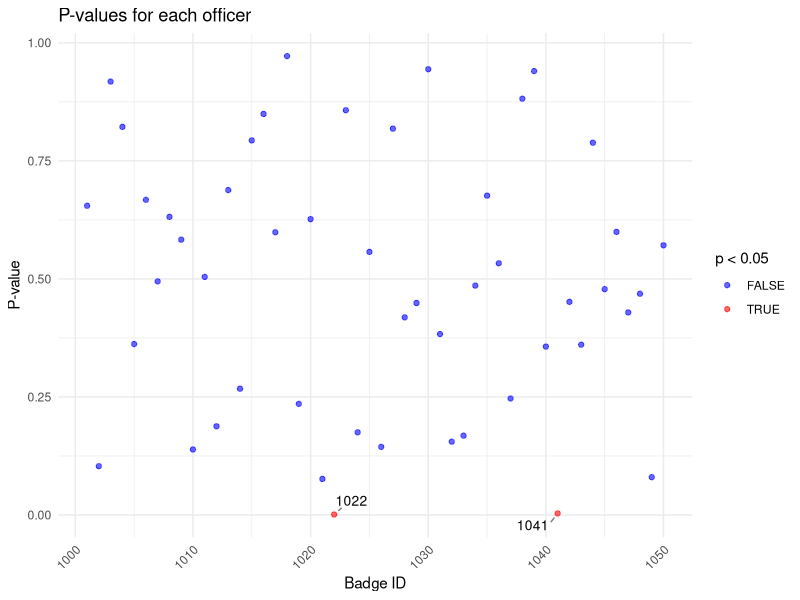
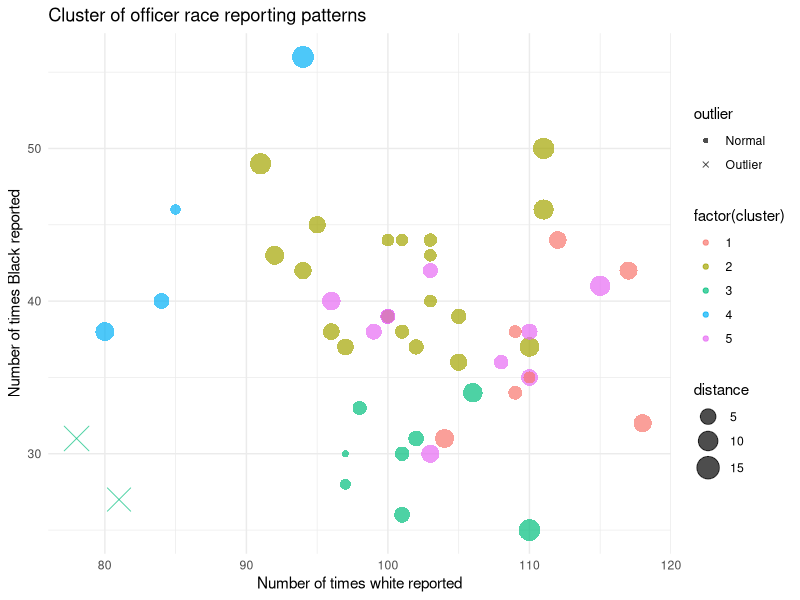
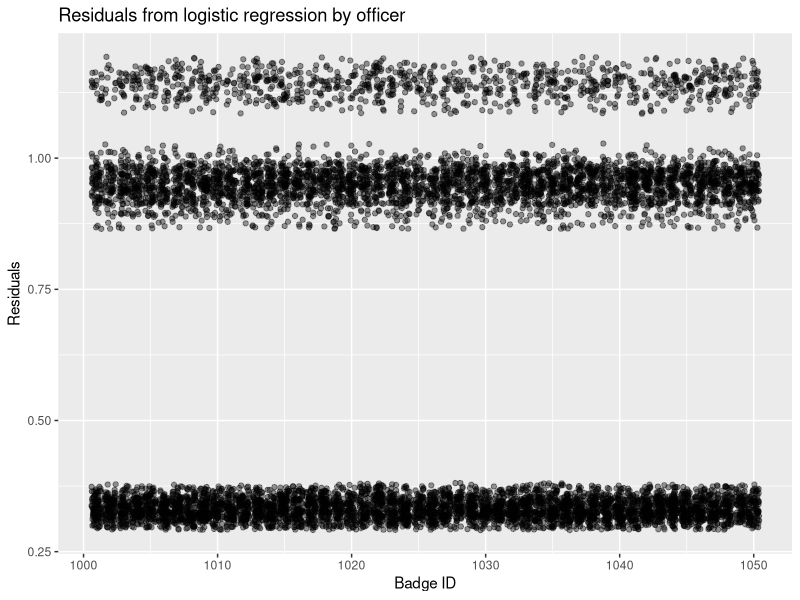

The R script that drew these images, in order:
# load libraries
library(dplyr)
library(ggplot2)
library(caret)
library(cluster)
library(tidyr)
library(reshape2)
library(ggrepel)
library(ggforce)

set.seed(123)  # set seed for reproducibility

# generate main data
n <- 10000  # Number of traffic stops
traffic_stops <- data.frame(
  traffic_stop_id = 1:n,
  time_of_day = sample(c("Morning", "Afternoon", "Evening", "Night"), n, replace = TRUE, prob = c(0.25, 0.30, 0.20, 0.25)),
  subject_age = sample(18:70, n, replace = TRUE),
  subject_gender = sample(c("Male", "Female"), n, replace = TRUE, prob = c(0.6, 0.4)),
  subject_race = sample(c("White", "Black", "Latino", "Asian"), n, replace = TRUE, prob = c(0.50, 0.20, 0.20, 0.10)),
  badge_id = sample(1001:1050, n, replace = TRUE),
  division = sample(c("North", "South", "East", "West"), n, replace = TRUE)
)

# introduce anomalies: certain officers misreport race
anomalous_officers <- sample(1001:1050, 5)  # 5 officers out of 50 are anomalous
anomaly_entries <- sample(1:n, 500)  # 500 entries out of 10,000 will be anomalies

# function to misreport race
misreport_race <- function(race) {
  race_sample <- c("White", "Black", "Latino", "Asian")
  return(sample(race_sample[race_sample != race], 1))
}

# apply anomalies to dataset
traffic_stops$subject_race[traffic_stops$badge_id %in% anomalous_officers & 1:n %in% anomaly_entries] <- 
  sapply(traffic_stops$subject_race[traffic_stops$badge_id %in% anomalous_officers & 1:n %in% anomaly_entries], misreport_race)

### chi-square test

# chi2 test
# calculate observed counts of race reports per officer
officer_race_counts <- traffic_stops %>%
  group_by(badge_id, subject_race) %>%
  summarise(count = n(), .groups = "drop")

# convert to wide format to facilitate calculations
wide_race_counts <- pivot_wider(officer_race_counts, names_from = subject_race, values_from = count, values_fill = list(count = 0))

# calculate total stops per officer to determine expected counts
wide_race_counts$total_stops <- rowSums(wide_race_counts[, -1])

# using overall race probabilities to calculate expected counts
overall_race_probs <- prop.table(table(traffic_stops$subject_race))
race_names <- names(overall_race_probs)

# expected counts for each race per officer based on their total stops
for(race in race_names) {
  wide_race_counts[[paste("expected", race, sep = "_")]] <- wide_race_counts$total_stops * overall_race_probs[race]
}

# calculate observed and expected counts for chi2 test
observed_and_expected <- wide_race_counts %>%
  mutate_at(vars(matches("^White$|^Black$|^Latino$|^Asian$")), list(observed = ~ .)) %>%
  mutate(across(starts_with("expected"), ~ as.numeric(.), .names = "{.col}_num")) %>%
  rowwise() %>%
  mutate(
    chi_square_result = list(chisq.test(
      x = c(White_observed, Black_observed, Latino_observed, Asian_observed),
      p = c(expected_White_num, expected_Black_num, expected_Latino_num, expected_Asian_num),
      rescale.p = TRUE
    ))
  ) %>%
  ungroup()

# extract p-values from the chi2 test results
observed_and_expected$chi_square_p_value <- sapply(observed_and_expected$chi_square_result, function(x) x$p.value)

# visualize the chi2 test results
ggplot(observed_and_expected, aes(x = badge_id, y = chi_square_p_value)) +
  geom_point(aes(color = chi_square_p_value < 0.05), alpha = 0.6) + 
  geom_text_repel(
    aes(label = ifelse(chi_square_p_value < 0.05, as.character(badge_id), "")),
    box.padding = 0.35, 
    point.padding = 0.5, 
    segment.color = 'grey50', 
    size = 3.5,  
    min.segment.length = 0.1 
  ) + 
  scale_color_manual(values = c("TRUE" = "red", "FALSE" = "blue")) +
  labs(title = "P-values for each officer", x = "Badge ID", y = "P-value", colour = "p < 0.05") +
  theme_minimal() +
  theme(axis.text.x = element_text(angle = 45, hjust = 1))

### k-means clustering

# 2. k-means clustering
race_profiles <- dcast(officer_race_counts, badge_id ~ subject_race, value.var = "count", fill = 0)

clusters <- kmeans(scale(race_profiles[,-1]), centers = 5)

race_profiles$cluster <- clusters$cluster

# calculate centroids of each cluster
centroids <- race_profiles %>%
  group_by(cluster) %>%
  summarise(centroid_White = mean(White), centroid_Black = mean(Black))

# join centroids back to the main data
race_profiles <- race_profiles %>%
  left_join(centroids, by = "cluster")

# calculate distance from centroid
race_profiles <- race_profiles %>%
  mutate(distance = sqrt((White - centroid_White)^2 + (Black - centroid_Black)^2))

# determine outliers - customize threshold as needed
threshold <- mean(race_profiles$distance) + sd(race_profiles$distance) * 2
race_profiles <- race_profiles %>%
  mutate(outlier = ifelse(distance > threshold, "Outlier", "Normal"))

# plotting with enhancements
ggplot(race_profiles, aes(x = White, y = Black, color = factor(cluster))) +
  geom_point(aes(size = distance, shape = outlier), alpha = 0.7) +
  scale_size_continuous(range = c(2, 8)) + 
  scale_shape_manual(values = c("Normal" = 16, "Outlier" = 4)) +
  labs(title = "Cluster of officer race reporting patterns",
       x = "Number of times white reported", 
       y = "Number of times Black reported") +
  theme_minimal() +
  theme(legend.position = "right")

### residual analysis

# 3. logistic regression residuals
traffic_stops$subject_race <- as.factor(traffic_stops$subject_race)
model <- train(subject_race ~ time_of_day + subject_age + subject_gender + division, data = traffic_stops, method = "multinom", trControl = trainControl(method = "none"))
predicted_prob <- predict(model, traffic_stops, type = "prob")
residuals <- rowSums((model.matrix(~ subject_race - 1, traffic_stops) - predicted_prob)^2)

# visualizing residuals
ggplot(traffic_stops, aes(x = badge_id, y = residuals)) +
  geom_jitter(alpha = 0.4) +
  labs(title = "Residuals from logistic regression by officer", x = "Badge ID", y = "Residuals")